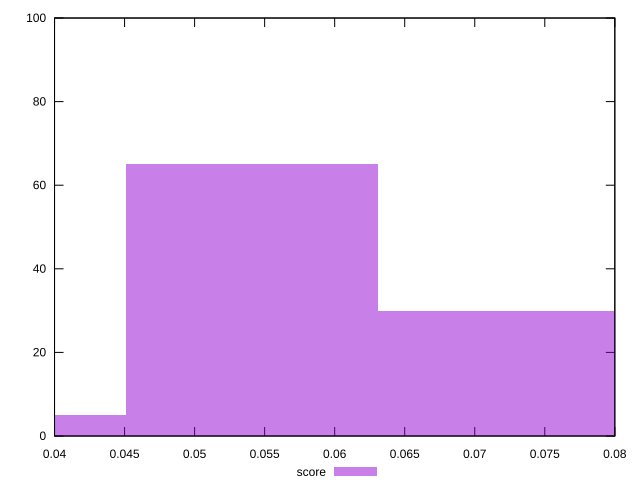

Write gnuplot code to recreate this figure.
reset

$score <<EOF
0.036063395252982834 5
0.054095092879474255 65
0.07212679050596567 30
EOF

set key outside below
set boxwidth 0.018031697626491417
set xrange [0.04:0.08]
set yrange [0:100]
set trange [0:100]
set style fill transparent solid 0.5 noborder
set terminal svg size 640, 490 enhanced background rgb 'white'
set output "reports/report_00028_2021-02-24T12-49-42.674Z/interactive/samples/astro/score/histogram.svg"

plot $score title "score" with boxes

reset
